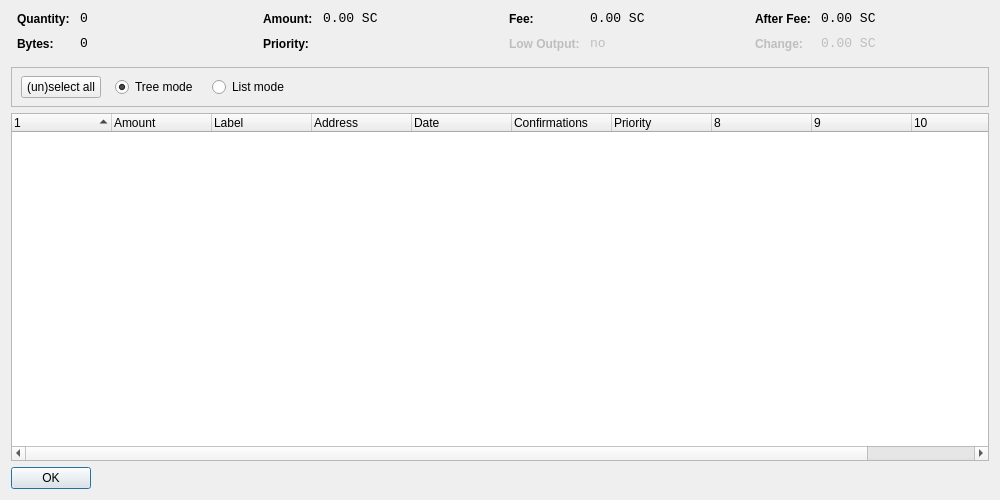
<?xml version="1.0" encoding="UTF-8"?>
<ui version="4.0">
 <class>CoinControlDialog</class>
 <widget class="QDialog" name="CoinControlDialog">
  <property name="geometry">
   <rect>
    <x>0</x>
    <y>0</y>
    <width>1000</width>
    <height>500</height>
   </rect>
  </property>
  <property name="windowTitle">
   <string>Coin Control</string>
  </property>
  <layout class="QVBoxLayout" name="verticalLayout">
   <item>
    <layout class="QHBoxLayout" name="horizontalLayoutTop" stretch="0,0,0,0">
     <property name="topMargin">
      <number>0</number>
     </property>
     <property name="bottomMargin">
      <number>10</number>
     </property>
     <item>
      <layout class="QFormLayout" name="formLayoutCoinControl1">
       <property name="horizontalSpacing">
        <number>10</number>
       </property>
       <property name="verticalSpacing">
        <number>10</number>
       </property>
       <property name="leftMargin">
        <number>6</number>
       </property>
       <property name="rightMargin">
        <number>6</number>
       </property>
       <item row="0" column="0">
        <widget class="QLabel" name="labelCoinControlQuantityText">
         <property name="styleSheet">
          <string notr="true">font-weight:bold;</string>
         </property>
         <property name="text">
          <string>Quantity:</string>
         </property>
        </widget>
       </item>
       <item row="0" column="1">
        <widget class="QLabel" name="labelCoinControlQuantity">
         <property name="font">
          <font>
           <family>Monospace</family>
           <pointsize>10</pointsize>
          </font>
         </property>
         <property name="cursor">
          <cursorShape>IBeamCursor</cursorShape>
         </property>
         <property name="contextMenuPolicy">
          <enum>Qt::ActionsContextMenu</enum>
         </property>
         <property name="text">
          <string>0</string>
         </property>
         <property name="textInteractionFlags">
          <set>Qt::LinksAccessibleByMouse|Qt::TextSelectableByKeyboard|Qt::TextSelectableByMouse</set>
         </property>
        </widget>
       </item>
       <item row="1" column="0">
        <widget class="QLabel" name="labelCoinControlBytesText">
         <property name="styleSheet">
          <string notr="true">font-weight:bold;</string>
         </property>
         <property name="text">
          <string>Bytes:</string>
         </property>
        </widget>
       </item>
       <item row="1" column="1">
        <widget class="QLabel" name="labelCoinControlBytes">
         <property name="font">
          <font>
           <family>Monospace</family>
           <pointsize>10</pointsize>
          </font>
         </property>
         <property name="cursor">
          <cursorShape>IBeamCursor</cursorShape>
         </property>
         <property name="contextMenuPolicy">
          <enum>Qt::ActionsContextMenu</enum>
         </property>
         <property name="text">
          <string>0</string>
         </property>
         <property name="textInteractionFlags">
          <set>Qt::LinksAccessibleByMouse|Qt::TextSelectableByKeyboard|Qt::TextSelectableByMouse</set>
         </property>
        </widget>
       </item>
      </layout>
     </item>
     <item>
      <layout class="QFormLayout" name="formLayoutCoinControl2">
       <property name="horizontalSpacing">
        <number>10</number>
       </property>
       <property name="verticalSpacing">
        <number>10</number>
       </property>
       <property name="leftMargin">
        <number>6</number>
       </property>
       <property name="rightMargin">
        <number>6</number>
       </property>
       <item row="0" column="0">
        <widget class="QLabel" name="labelCoinControlAmountText">
         <property name="styleSheet">
          <string notr="true">font-weight:bold;</string>
         </property>
         <property name="text">
          <string>Amount:</string>
         </property>
        </widget>
       </item>
       <item row="0" column="1">
        <widget class="QLabel" name="labelCoinControlAmount">
         <property name="font">
          <font>
           <family>Monospace</family>
           <pointsize>10</pointsize>
          </font>
         </property>
         <property name="cursor">
          <cursorShape>IBeamCursor</cursorShape>
         </property>
         <property name="contextMenuPolicy">
          <enum>Qt::ActionsContextMenu</enum>
         </property>
         <property name="text">
          <string>0.00 SC</string>
         </property>
         <property name="textInteractionFlags">
          <set>Qt::LinksAccessibleByMouse|Qt::TextSelectableByKeyboard|Qt::TextSelectableByMouse</set>
         </property>
        </widget>
       </item>
       <item row="1" column="0">
        <widget class="QLabel" name="labelCoinControlPriorityText">
         <property name="styleSheet">
          <string notr="true">font-weight:bold;</string>
         </property>
         <property name="text">
          <string>Priority:</string>
         </property>
        </widget>
       </item>
       <item row="1" column="1">
        <widget class="QLabel" name="labelCoinControlPriority">
         <property name="font">
          <font>
           <family>Monospace</family>
           <pointsize>10</pointsize>
          </font>
         </property>
         <property name="cursor">
          <cursorShape>IBeamCursor</cursorShape>
         </property>
         <property name="contextMenuPolicy">
          <enum>Qt::ActionsContextMenu</enum>
         </property>
         <property name="text">
          <string/>
         </property>
         <property name="textInteractionFlags">
          <set>Qt::LinksAccessibleByMouse|Qt::TextSelectableByKeyboard|Qt::TextSelectableByMouse</set>
         </property>
        </widget>
       </item>
      </layout>
     </item>
     <item>
      <layout class="QFormLayout" name="formLayoutCoinControl3">
       <property name="horizontalSpacing">
        <number>10</number>
       </property>
       <property name="verticalSpacing">
        <number>10</number>
       </property>
       <property name="leftMargin">
        <number>6</number>
       </property>
       <property name="rightMargin">
        <number>6</number>
       </property>
       <item row="0" column="0">
        <widget class="QLabel" name="labelCoinControlFeeText">
         <property name="styleSheet">
          <string notr="true">font-weight:bold;</string>
         </property>
         <property name="text">
          <string>Fee:</string>
         </property>
        </widget>
       </item>
       <item row="0" column="1">
        <widget class="QLabel" name="labelCoinControlFee">
         <property name="font">
          <font>
           <family>Monospace</family>
           <pointsize>10</pointsize>
          </font>
         </property>
         <property name="cursor">
          <cursorShape>IBeamCursor</cursorShape>
         </property>
         <property name="contextMenuPolicy">
          <enum>Qt::ActionsContextMenu</enum>
         </property>
         <property name="text">
          <string>0.00 SC</string>
         </property>
         <property name="textInteractionFlags">
          <set>Qt::LinksAccessibleByMouse|Qt::TextSelectableByKeyboard|Qt::TextSelectableByMouse</set>
         </property>
        </widget>
       </item>
       <item row="1" column="0">
        <widget class="QLabel" name="labelCoinControlLowOutputText">
         <property name="enabled">
          <bool>false</bool>
         </property>
         <property name="styleSheet">
          <string notr="true">font-weight:bold;</string>
         </property>
         <property name="text">
          <string>Low Output:</string>
         </property>
        </widget>
       </item>
       <item row="1" column="1">
        <widget class="QLabel" name="labelCoinControlLowOutput">
         <property name="enabled">
          <bool>false</bool>
         </property>
         <property name="font">
          <font>
           <family>Monospace</family>
           <pointsize>10</pointsize>
          </font>
         </property>
         <property name="cursor">
          <cursorShape>IBeamCursor</cursorShape>
         </property>
         <property name="contextMenuPolicy">
          <enum>Qt::ActionsContextMenu</enum>
         </property>
         <property name="text">
          <string>no</string>
         </property>
         <property name="textInteractionFlags">
          <set>Qt::LinksAccessibleByMouse|Qt::TextSelectableByKeyboard|Qt::TextSelectableByMouse</set>
         </property>
        </widget>
       </item>
      </layout>
     </item>
     <item>
      <layout class="QFormLayout" name="formLayoutCoinControl4">
       <property name="horizontalSpacing">
        <number>10</number>
       </property>
       <property name="verticalSpacing">
        <number>10</number>
       </property>
       <property name="leftMargin">
        <number>6</number>
       </property>
       <property name="rightMargin">
        <number>6</number>
       </property>
       <item row="0" column="0">
        <widget class="QLabel" name="labelCoinControlAfterFeeText">
         <property name="styleSheet">
          <string notr="true">font-weight:bold;</string>
         </property>
         <property name="text">
          <string>After Fee:</string>
         </property>
        </widget>
       </item>
       <item row="0" column="1">
        <widget class="QLabel" name="labelCoinControlAfterFee">
         <property name="font">
          <font>
           <family>Monospace</family>
           <pointsize>10</pointsize>
          </font>
         </property>
         <property name="cursor">
          <cursorShape>IBeamCursor</cursorShape>
         </property>
         <property name="contextMenuPolicy">
          <enum>Qt::ActionsContextMenu</enum>
         </property>
         <property name="text">
          <string>0.00 SC</string>
         </property>
         <property name="textInteractionFlags">
          <set>Qt::LinksAccessibleByMouse|Qt::TextSelectableByKeyboard|Qt::TextSelectableByMouse</set>
         </property>
        </widget>
       </item>
       <item row="1" column="0">
        <widget class="QLabel" name="labelCoinControlChangeText">
         <property name="enabled">
          <bool>false</bool>
         </property>
         <property name="styleSheet">
          <string notr="true">font-weight:bold;</string>
         </property>
         <property name="text">
          <string>Change:</string>
         </property>
        </widget>
       </item>
       <item row="1" column="1">
        <widget class="QLabel" name="labelCoinControlChange">
         <property name="enabled">
          <bool>false</bool>
         </property>
         <property name="font">
          <font>
           <family>Monospace</family>
           <pointsize>10</pointsize>
          </font>
         </property>
         <property name="cursor">
          <cursorShape>IBeamCursor</cursorShape>
         </property>
         <property name="contextMenuPolicy">
          <enum>Qt::ActionsContextMenu</enum>
         </property>
         <property name="text">
          <string>0.00 SC</string>
         </property>
         <property name="textInteractionFlags">
          <set>Qt::LinksAccessibleByMouse|Qt::TextSelectableByKeyboard|Qt::TextSelectableByMouse</set>
         </property>
        </widget>
       </item>
      </layout>
     </item>
    </layout>
   </item>
   <item>
    <widget class="QFrame" name="frame">
     <property name="minimumSize">
      <size>
       <width>0</width>
       <height>40</height>
      </size>
     </property>
     <property name="frameShape">
      <enum>QFrame::StyledPanel</enum>
     </property>
     <property name="frameShadow">
      <enum>QFrame::Sunken</enum>
     </property>
     <widget class="QWidget" name="horizontalLayoutWidget">
      <property name="geometry">
       <rect>
        <x>10</x>
        <y>0</y>
        <width>781</width>
        <height>41</height>
       </rect>
      </property>
      <layout class="QHBoxLayout" name="horizontalLayoutPanel" stretch="0,0,0,0,0">
       <property name="spacing">
        <number>14</number>
       </property>
       <item>
        <widget class="QPushButton" name="pushButtonSelectAll">
         <property name="sizePolicy">
          <sizepolicy hsizetype="Maximum" vsizetype="Fixed">
           <horstretch>0</horstretch>
           <verstretch>0</verstretch>
          </sizepolicy>
         </property>
         <property name="text">
          <string>(un)select all</string>
         </property>
        </widget>
       </item>
       <item>
        <widget class="QRadioButton" name="radioTreeMode">
         <property name="sizePolicy">
          <sizepolicy hsizetype="Maximum" vsizetype="Fixed">
           <horstretch>0</horstretch>
           <verstretch>0</verstretch>
          </sizepolicy>
         </property>
         <property name="text">
          <string>Tree mode</string>
         </property>
         <property name="checked">
          <bool>true</bool>
         </property>
        </widget>
       </item>
       <item>
        <widget class="QRadioButton" name="radioListMode">
         <property name="sizePolicy">
          <sizepolicy hsizetype="Maximum" vsizetype="Fixed">
           <horstretch>0</horstretch>
           <verstretch>0</verstretch>
          </sizepolicy>
         </property>
         <property name="text">
          <string>List mode</string>
         </property>
        </widget>
       </item>
       <item>
        <spacer name="horizontalSpacer">
         <property name="orientation">
          <enum>Qt::Horizontal</enum>
         </property>
         <property name="sizeHint" stdset="0">
          <size>
           <width>40</width>
           <height>20</height>
          </size>
         </property>
        </spacer>
       </item>
      </layout>
     </widget>
    </widget>
   </item>
   <item>
    <widget class="CoinControlTreeWidget" name="treeWidget">
     <property name="contextMenuPolicy">
      <enum>Qt::CustomContextMenu</enum>
     </property>
     <property name="sortingEnabled">
      <bool>false</bool>
     </property>
     <property name="columnCount">
      <number>11</number>
     </property>
     <attribute name="headerShowSortIndicator" stdset="0">
      <bool>true</bool>
     </attribute>
     <attribute name="headerStretchLastSection">
      <bool>false</bool>
     </attribute>
     <column>
      <property name="text">
       <string/>
      </property>
     </column>
     <column>
      <property name="text">
       <string>Amount</string>
      </property>
     </column>
     <column>
      <property name="text">
       <string>Label</string>
      </property>
     </column>
     <column>
      <property name="text">
       <string>Address</string>
      </property>
     </column>
     <column>
      <property name="text">
       <string>Date</string>
      </property>
     </column>
     <column>
      <property name="text">
       <string>Confirmations</string>
      </property>
      <property name="toolTip">
       <string>Confirmed</string>
      </property>
     </column>
     <column>
      <property name="text">
       <string>Priority</string>
      </property>
     </column>
     <column>
      <property name="text">
       <string/>
      </property>
     </column>
     <column>
      <property name="text">
       <string/>
      </property>
     </column>
     <column>
      <property name="text">
       <string/>
      </property>
     </column>
     <column>
      <property name="text">
       <string/>
      </property>
     </column>
    </widget>
   </item>
   <item>
    <widget class="QDialogButtonBox" name="buttonBox">
     <property name="sizePolicy">
      <sizepolicy hsizetype="Maximum" vsizetype="Fixed">
       <horstretch>0</horstretch>
       <verstretch>0</verstretch>
      </sizepolicy>
     </property>
     <property name="orientation">
      <enum>Qt::Horizontal</enum>
     </property>
     <property name="standardButtons">
      <set>QDialogButtonBox::Ok</set>
     </property>
    </widget>
   </item>
  </layout>
 </widget>
 <customwidgets>
  <customwidget>
   <class>CoinControlTreeWidget</class>
   <extends>QTreeWidget</extends>
   <header>coincontroltreewidget.h</header>
  </customwidget>
 </customwidgets>
 <resources/>
 <connections/>
</ui>
